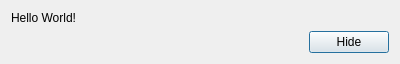
<?xml version="1.0" encoding="UTF-8"?>
<ui version="4.0">
 <class>HelloWorldDialog</class>
 <widget class="QDialog" name="HelloWorldDialog">
  <property name="geometry">
   <rect>
    <x>0</x>
    <y>0</y>
    <width>400</width>
    <height>59</height>
   </rect>
  </property>
  <property name="windowTitle">
   <string>Hello World Extension</string>
  </property>
  <layout class="QGridLayout" name="gridLayout">
   <item row="0" column="0">
    <layout class="QVBoxLayout" name="verticalLayout">
     <item>
      <widget class="QLabel" name="label">
       <property name="text">
        <string>Hello World!</string>
       </property>
       <property name="alignment">
        <set>Qt::AlignLeading|Qt::AlignLeft|Qt::AlignVCenter</set>
       </property>
      </widget>
     </item>
     <item>
      <layout class="QHBoxLayout" name="horizontalLayout">
       <item>
        <spacer name="horizontalSpacer">
         <property name="orientation">
          <enum>Qt::Horizontal</enum>
         </property>
         <property name="sizeHint" stdset="0">
          <size>
           <width>40</width>
           <height>20</height>
          </size>
         </property>
        </spacer>
       </item>
       <item>
        <widget class="QPushButton" name="push_hide">
         <property name="text">
          <string>Hide</string>
         </property>
        </widget>
       </item>
      </layout>
     </item>
    </layout>
   </item>
  </layout>
 </widget>
 <resources/>
 <connections/>
</ui>
